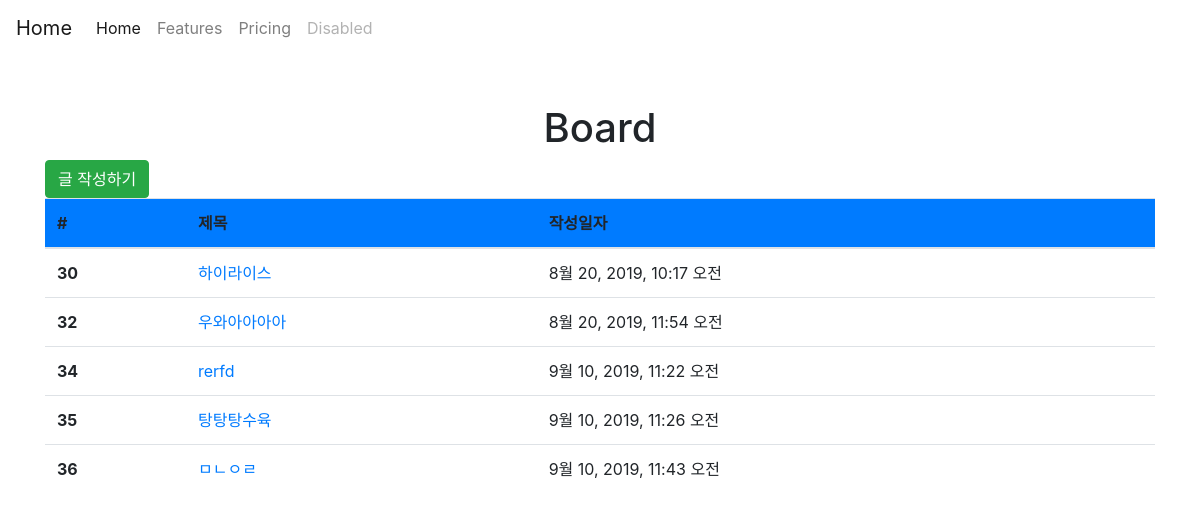
/articles/, run on an earlier commit of the app's database.
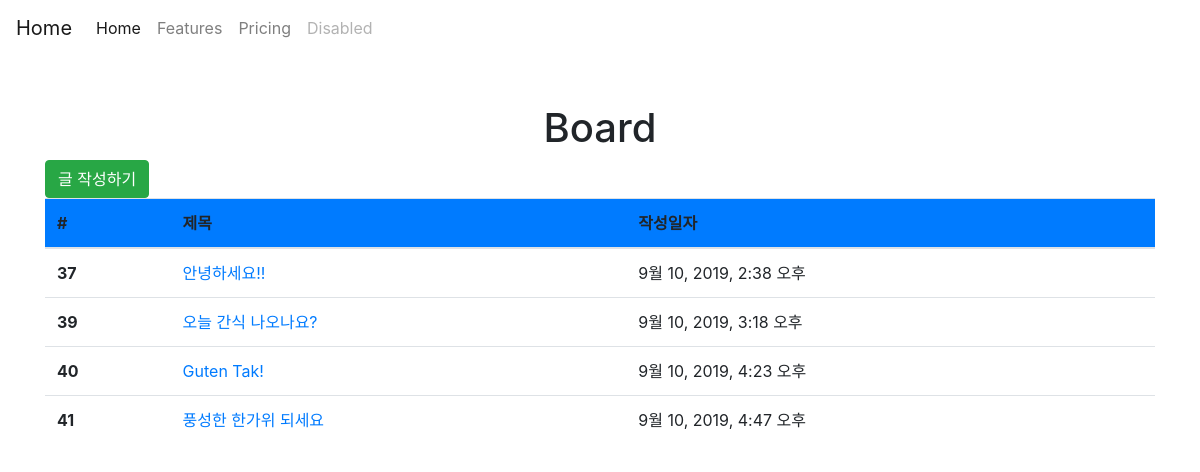
And on a later commit of the database.
### articles/models.py (models this page shows, shortened)
class Article(models.Model):
    title = models.CharField(max_length=10)
    content = models.TextField()
    created_at = models.DateTimeField(auto_now_add=True)
    updated_at = models.DateTimeField(auto_now=True)

### articles/views.py (the view)
# urls.py: path('', views.index, name='index'),
def index(request):
    articles = Article.objects.all()
    context = {
        'articles': articles,
    }
    return render(request, 'articles/index.html', context)

### articles/templates/articles/index.html (shortened to what this page needs)
{% extends 'articles/base.html' %}
{% block body %}
  <h1 class="text-center">Board</h1>
  <a href="{% url 'articles:create' %}" class="btn btn-success mb-20">글 작성하기</a>
  <table class="table table-muted">
  <thead class="thead-gray">
    <tr class="bg-primary">
      <th scope="col">#</th>
      <th scope="col">제목</th>
      <th scope="col">작성일자</th>
    </tr>
  </thead>
  <tbody class="mt-5">
    {% for article in articles %}
    <tr>
      <th scope="row">{{ article.id }}</th>
      <td><a href="{{ article.pk }}">{{ article.title }}</a></td>
      <td>{{ article.created_at }}</td>
    </tr>
    {% endfor %}
  </tbody>
</table>
{% endblock %}

What changed in the data, as far as the page shows it:
removed Article: id "30", title "하이라이스", created_at "8월 20, 2019, 10:17 오전"
removed Article: id "32", title "우와아아아아", created_at "8월 20, 2019, 11:54 오전"
removed Article: id "34", title "rerfd", created_at "9월 10, 2019, 11:22 오전"
removed Article: id "35", title "탕탕탕수육", created_at "9월 10, 2019, 11:26 오전"
removed Article: id "36", title "ㅁㄴㅇㄹ", created_at "9월 10, 2019, 11:43 오전"
added Article: id "37", title "안녕하세요!!", created_at "9월 10, 2019, 2:38 오후"
added Article: id "39", title "오늘 간식 나오나요?", created_at "9월 10, 2019, 3:18 오후"
added Article: id "40", title "Guten Tak!", created_at "9월 10, 2019, 4:23 오후"
added Article: id "41", title "풍성한 한가위 되세요", created_at "9월 10, 2019, 4:47 오후"
